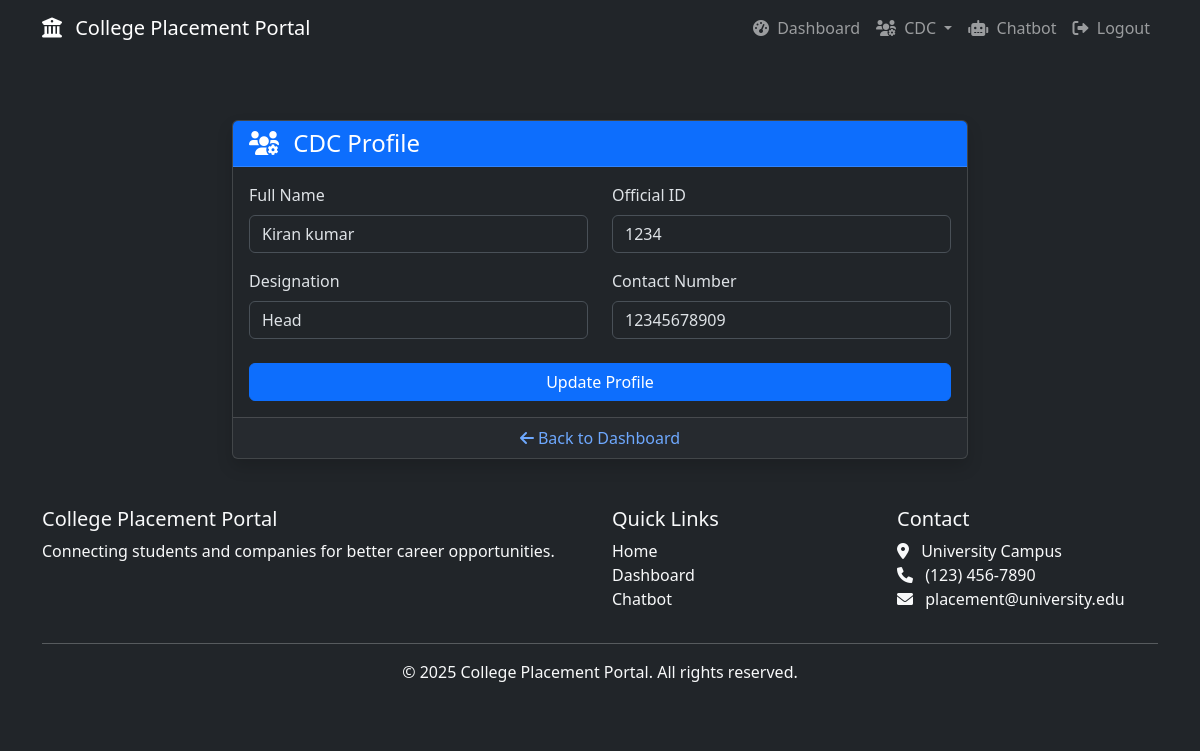
The app's page /cdc/profile (signed in) with its own data.
### models.py (models this page shows, shortened)
class CDCProfile(db.Model):
    id = db.Column(db.Integer, primary_key=True)
    user_id = db.Column(db.Integer, db.ForeignKey('user.id'), nullable=False)
    full_name = db.Column(db.String(100), nullable=False)
    official_id = db.Column(db.String(50), nullable=False)
    designation = db.Column(db.String(100), nullable=False)
    contact_number = db.Column(db.String(15), nullable=False)

### routes.py (the view)
@bp.route('/cdc/profile', methods=['GET', 'POST'])
@login_required
def cdc_profile():
    if not current_user.is_cdc():
        flash('Access denied.', 'danger')
        return redirect(url_for('routes.dashboard'))
    form = CDCProfileForm()
    if form.validate_on_submit():
        cdc = current_user.cdc_profile
        cdc.full_name = form.full_name.data
        cdc.official_id = form.official_id.data
        cdc.designation = form.designation.data
        cdc.contact_number = form.contact_number.data
        db.session.commit()
        flash('Profile updated successfully!', 'success')
        return redirect(url_for('routes.cdc_profile'))
    elif request.method == 'GET':
        cdc = current_user.cdc_profile
        form.full_name.data = cdc.full_name
        form.official_id.data = cdc.official_id
        form.designation.data = cdc.designation
        form.contact_number.data = cdc.contact_number
    return render_template('cdc/profile.html', form=form)

### forms.py
class CDCProfileForm(FlaskForm):
    full_name = StringField('Full Name', validators=[DataRequired()])
    official_id = StringField('Official ID', validators=[DataRequired()])
    designation = StringField('Designation', validators=[DataRequired()])
    contact_number = StringField('Contact Number', validators=[DataRequired()])
    submit = SubmitField('Update Profile')

### models.py (called while the page is built)
    def is_student(self):
        return self.role == ROLE_STUDENT

    def is_cdc(self):
        return self.role == ROLE_CDC

### templates/cdc/profile.html (shortened to what this page needs)
{% extends "base.html" %}
{% block content %}
<div class="row justify-content-center mt-4">
    <div class="col-md-8">
        <div class="card shadow">
            <div class="card-header bg-primary text-white">
                <h4 class="mb-0">
                    <i class="fas fa-users-cog me-2"></i>
                    CDC Profile
                </h4>
            </div>
            <div class="card-body">
                <form method="POST">
                    <div class="row mb-3">
                        <div class="col-md-6">
                            <label for="{{ form.full_name.id }}" class="form-label">Full Name</label>
                            {{ form.full_name(class="form-control", placeholder="Enter your full name") }}
                        </div>
                        <div class="col-md-6">
                            <label for="{{ form.official_id.id }}" class="form-label">Official ID</label>
                            {{ form.official_id(class="form-control", placeholder="Enter your CDC ID") }}
                        </div>
                    </div>
                    <div class="row mb-3">
                        <div class="col-md-6">
                            <label for="{{ form.designation.id }}" class="form-label">Designation</label>
                            {{ form.designation(class="form-control", placeholder="e.g., Placement Officer") }}
                        </div>
                        <div class="col-md-6">
                            <label for="{{ form.contact_number.id }}" class="form-label">Contact Number</label>
                            {{ form.contact_number(class="form-control", placeholder="Enter your contact number") }}
                        </div>
                    </div>
                    <div class="d-grid gap-2 mt-4">
                        {{ form.submit(class="btn btn-primary") }}
                    </div>
                </form>
            </div>
            <div class="card-footer text-center">
                <a href="{{ url_for('routes.cdc_dashboard') }}" class="text-decoration-none">
                    <i class="fas fa-arrow-left me-1"></i>Back to Dashboard
                </a>
            </div>
        </div>
    </div>
</div>
{% endblock %}

### records on screen
CDCProfile: full_name "Kiran kumar", official_id "1234", designation "Head", contact_number "12345678909"
